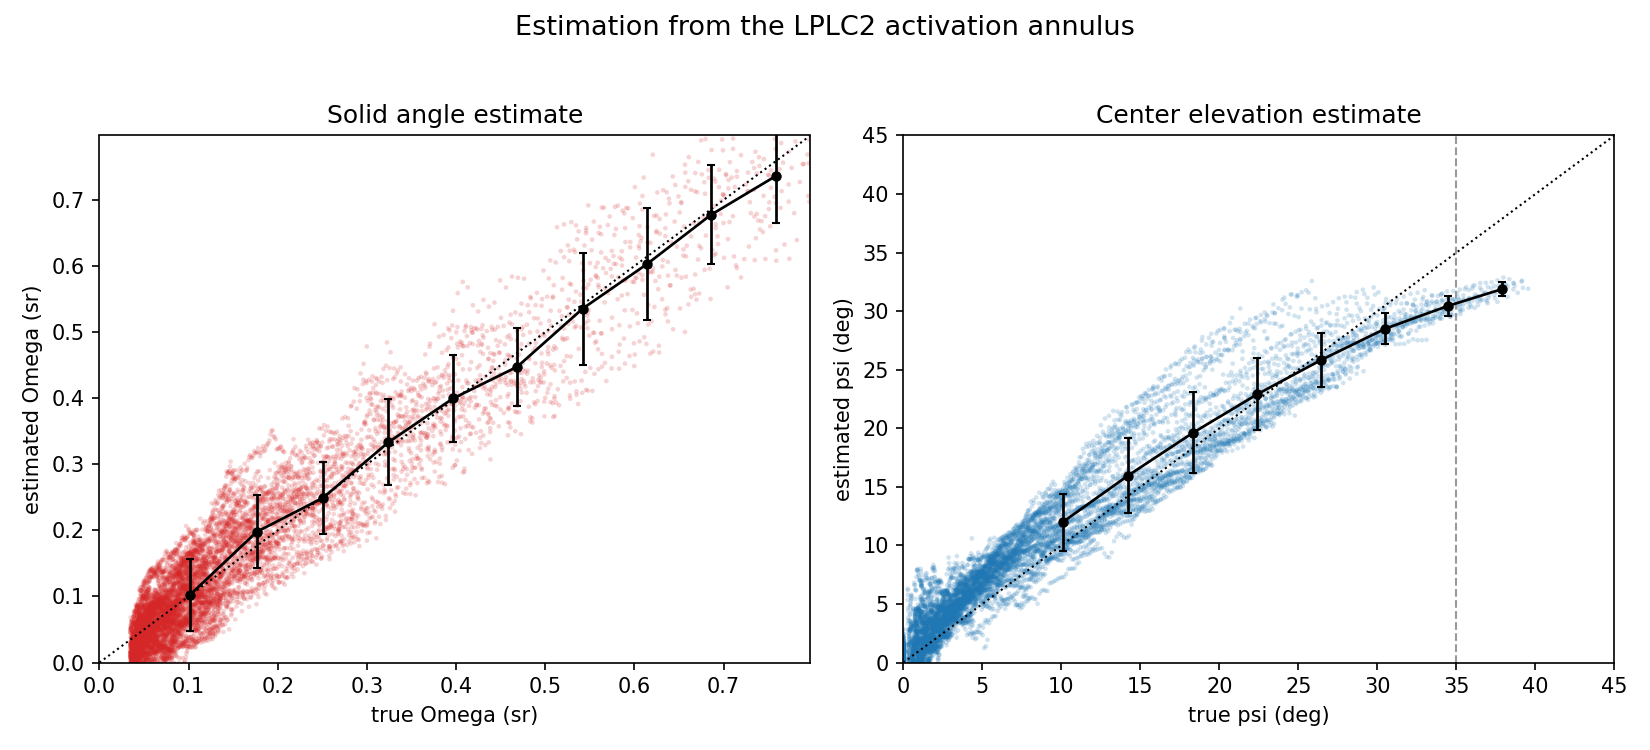

Write the Python code that produced this figure.
"""
figure_estimation.py -- Solid angle and center elevation estimates (cf.
manuscript Figure 12b).

Estimates Omega(t) and psi(t) from the processed LPLC2 activation annulus across
a bank of trajectories (several approach speeds and pass-by distances),
restricted to the approach phase before the disk boundary reaches the edge of
the LPLC2 population, and plots estimated vs true against the identity line.

    python examples/figure_estimation.py
"""
import os
import numpy as np
import matplotlib
matplotlib.use("Agg")
import matplotlib.pyplot as plt

import sys
sys.path.insert(0, os.path.dirname(os.path.dirname(os.path.abspath(__file__))))
from ngb_model import load_circuit, simulate

SPEEDS = np.linspace(0.10, 0.55, 8)          # m/s
BS_MM = [1, 2, 3, 5, 8, 12, 18, 26, 36, 50]  # pass-by distances, mm
OUT = os.path.join(os.path.dirname(__file__), "figure_estimation.png")


def main():
    circ = load_circuit()
    # Approach phase before the activation annulus reaches the edge of the LPLC2
    # population: the annulus sits ~one receptive-field reach (RF) inside the
    # expanding boundary, so require boundary + RF to stay within the population.
    RF = 27.0
    pop_az = float(np.abs(circ.cx_deg).max())
    pop_el = float(circ.cy_deg.max())
    O_true, O_hat, P_true, P_hat = [], [], [], []
    for v in SPEEDS:
        for b in BS_MM:
            r = simulate(v, b * 1e-3, circ=circ)
            th, psi = r.traj.theta, r.traj.psi
            rising = np.arange(len(th)) <= np.nanargmax(np.where(np.isfinite(th), th, -1))
            keep = (th >= 12.0) & rising & (th / 2 + RF <= pop_az) & \
                   (np.abs(psi) + th / 2 + RF <= pop_el + 10.0)
            O_true.append(r.traj.Omega[keep]); O_hat.append(r.est.Omega_hat[keep])
            P_true.append(r.traj.psi[keep]);  P_hat.append(r.est.psi_hat[keep])
    O_true = np.concatenate(O_true); O_hat = np.concatenate(O_hat)
    P_true = np.concatenate(P_true); P_hat = np.concatenate(P_hat)

    fig, axes = plt.subplots(1, 2, figsize=(11, 5))

    ax = axes[0]
    ax.scatter(O_true, O_hat, s=5, alpha=0.2, color="tab:red", edgecolors="none")
    lim = np.nanpercentile(O_true, 99)
    ax.plot([0, lim], [0, lim], "k:", lw=1)
    # binned mean +/- std.
    bins = np.linspace(0, lim, 12)
    idx = np.digitize(O_true, bins)
    bx = [O_true[idx == k].mean() for k in range(1, len(bins)) if np.any(idx == k)]
    by = [O_hat[idx == k].mean() for k in range(1, len(bins)) if np.any(idx == k)]
    be = [O_hat[idx == k].std() for k in range(1, len(bins)) if np.any(idx == k)]
    ax.errorbar(bx, by, yerr=be, fmt="o-", color="black", ms=4, lw=1.3, capsize=2)
    ax.set_title("Solid angle estimate")
    ax.set_xlabel("true Omega (sr)"); ax.set_ylabel("estimated Omega (sr)")
    ax.set_xlim(0, lim); ax.set_ylim(0, lim)

    ax = axes[1]
    ax.scatter(P_true, P_hat, s=5, alpha=0.2, color="tab:blue", edgecolors="none")
    pm = 45
    ax.plot([0, pm], [0, pm], "k:", lw=1)
    bins = np.linspace(0, pm, 12)
    idx = np.digitize(P_true, bins)
    bx = [P_true[idx == k].mean() for k in range(1, len(bins)) if np.any(idx == k)]
    by = [P_hat[idx == k].mean() for k in range(1, len(bins)) if np.any(idx == k)]
    be = [P_hat[idx == k].std() for k in range(1, len(bins)) if np.any(idx == k)]
    ax.errorbar(bx, by, yerr=be, fmt="o-", color="black", ms=4, lw=1.3, capsize=2)
    ax.axvline(35, color="0.6", ls="--", lw=1)
    ax.set_title("Center elevation estimate")
    ax.set_xlabel("true psi (deg)"); ax.set_ylabel("estimated psi (deg)")
    ax.set_xlim(0, pm); ax.set_ylim(0, pm)

    fig.suptitle("Estimation from the LPLC2 activation annulus", fontsize=13)
    fig.tight_layout(rect=[0, 0, 1, 0.96])
    fig.savefig(OUT, dpi=150)
    print(f"wrote {OUT}  ({O_true.size} samples)")


if __name__ == "__main__":
    main()
